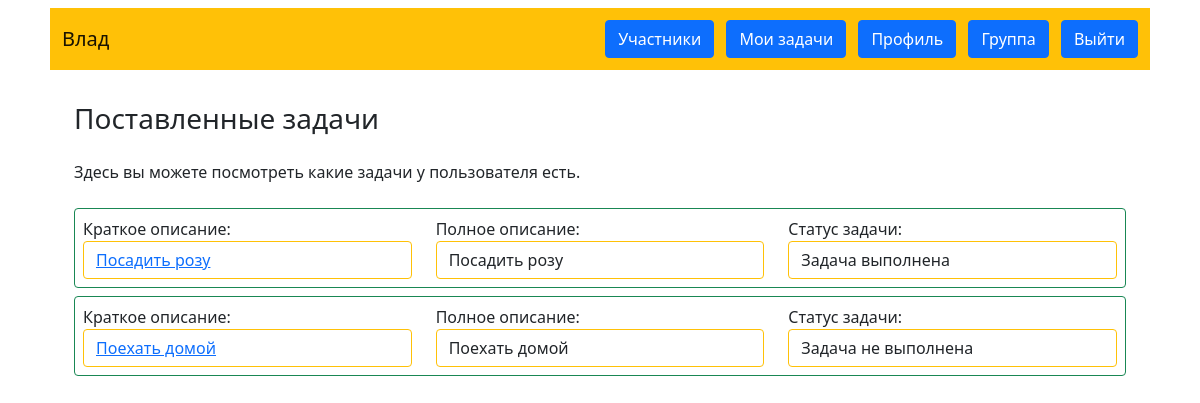
Before: /list_tasks/peter@mail.ru (signed in) with the older database file.
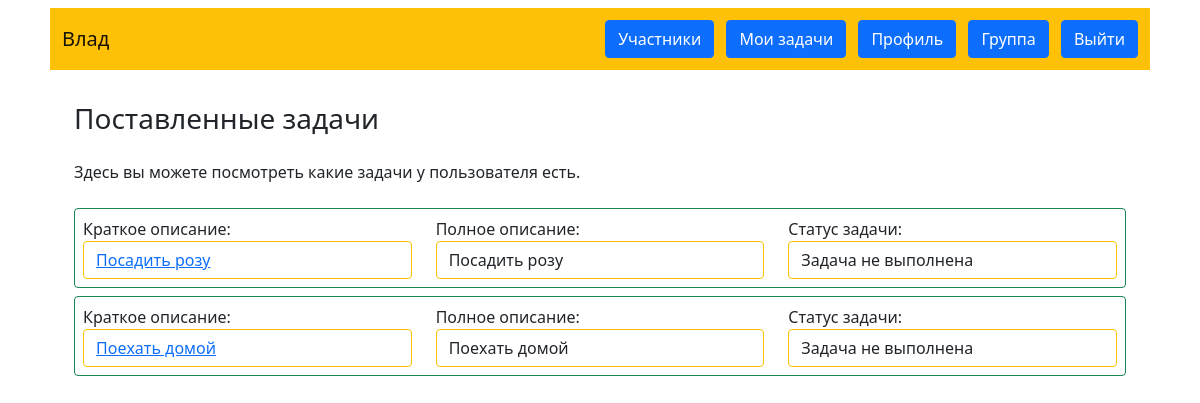
After: the same page with the newer database file.
### data/users.py (models this page shows, shortened)
class User(SqlAlchemyBase, UserMixin, SerializerMixin):
    __tablename__ = 'Users'
    id = sqlalchemy.Column(sqlalchemy.Integer,
                           primary_key=True, autoincrement=True)
    login = sqlalchemy.Column(sqlalchemy.String, unique=True, nullable=False)
    group = sqlalchemy.Column(sqlalchemy.Integer,
                              sqlalchemy.ForeignKey("Groups.id"))
    email = sqlalchemy.Column(sqlalchemy.String,
                              index=True, unique=True, nullable=False)
    password = sqlalchemy.Column(sqlalchemy.String, nullable=True)

class Task(SqlAlchemyBase, UserMixin, SerializerMixin):
    __tablename__ = 'Tasks'
    id = sqlalchemy.Column(sqlalchemy.Integer,
                           primary_key=True, autoincrement=True)
    user_id = sqlalchemy.Column(sqlalchemy.Integer,
                                sqlalchemy.ForeignKey("Users.id"))
    author_id = sqlalchemy.Column(sqlalchemy.Integer,
                                  sqlalchemy.ForeignKey("Users.id"))
    group_id = sqlalchemy.Column(sqlalchemy.Integer,
                                 sqlalchemy.ForeignKey("Groups.id"))
    short_task = sqlalchemy.Column(sqlalchemy.String, nullable=False)
    detail_task = sqlalchemy.Column(sqlalchemy.String, unique=False)
    completed = sqlalchemy.Column(sqlalchemy.Boolean)

### main.py (the view)
@app.route('/list_tasks/<email>', methods=['GET'])
@login_required
def list_tasks(email):
    db_sess = db_session.create_session()
    task_list = []
    user = db_sess.query(User).filter(User.email == email).first()
    tasks = db_sess.query(Task).filter(Task.user_id == user.id).all()
    if tasks:
        for row in tasks:
            short_task = row.short_task
            detail_task = row.detail_task
            completed = row.completed
            if completed:
                completed = 'Задача выполнена'
            else:
                completed = 'Задача не выполнена'
            cor = (short_task, detail_task, completed, row.id)
            task_list.append(cor)
        return render_template('list_tasks.html', tasks=task_list)
    return render_template('list_tasks.html', tasks=task_list, message='У пользователя нет задач')

### data/db_session.py (called while the page is built)
def create_session() -> Session:
    global __factory
    return __factory()

### main.py (called while the page is built)
@login_manager.user_loader
def load_user(user_id):
    db_sess = db_session.create_session()
    return db_sess.query(User).get(user_id)

### templates/list_tasks.html (shortened to what this page needs)
{% extends "base.html" %}
{% block content %}
<h3>Поставленные задачи</h3>
<p class="my-3 my-md-4">Здесь вы можете посмотреть какие задачи у пользователя есть.</p>
    {% if tasks %}
        {% for descr in tasks%}
        <div class="my-2 p-2 border rounded border-success">
            <div class="m4 row justify-content-around">
                <div class="col-12 col-md-4">
                    <div>Краткое описание:</div>
                    <div class="form-control border border-warning"><a href="/edit_task/{{ descr[3] }}">{{ descr[0] }}</a></div>
                </div>
                <div class="col-12 col-md-4">
                    <div>Полное описание:</div>
                    <div class="form-control border border-warning">{{ descr[1] }}</div>
                </div>
                <div class="col-12 col-md-4">
                    <div>Статус задачи:</div>
                    <div class="form-control border border-warning">{{ descr[2] }}</div>
                </div>
            </div>
        </div>
        {% endfor %}
    {% endif %}
{% endblock %}

### templates/base.html (shortened to what this page needs)
<!doctype html>
<html lang="ru" xmlns="http://www.w3.org/1999/html">
<head>
    <link href="https://cdn.jsdelivr.net/npm/bootstrap@5.1.3/dist/css/bootstrap.min.css" rel="stylesheet"
>
</head>
<body>
<header class="container">
    <nav class="m-2 p-2 navbar navbar-light bg-warning">
        <div><a class="m-1 navbar-brand" href="/index">{{ current_user.login }}</a></div>
        {% if current_user.is_authenticated %}
        <div>
            <a class="m-1 btn btn-primary " href="/members/{{ current_user.group }}">Участники</a>
            <a class="m-1 btn btn-primary " href="/my_tasks">Мои задачи</a>
            <a class="m-1 btn btn-primary " href="/profile">Профиль</a>
            <a class="m-1 btn btn-primary" href="/my_groups">Группа</a>
            <a class="m-1 btn btn-primary" href="/logout">Выйти</a></div>
        {% else %}
        <div>
            <a class="m-1 btn btn-primary " href="/register">Зарегистрироваться</a>
            <a class="m-1 btn btn-success" href="/login">Войти</a>
        </div>
        {% endif %}
    </nav>
</header>
<main role="main" class="container">
    <div class="p-3 m-3">
        {% block content %}{% endblock %}
    </div>
</main>
</body>
</html>

Changed rows visible on the page:
changed Task "Посадить розу": descr "Задача выполнена" → "Задача не выполнена"
